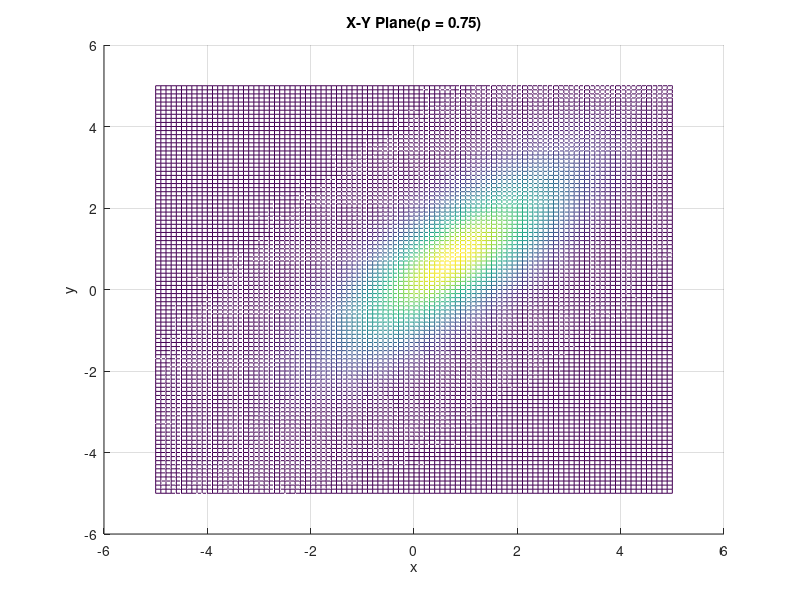
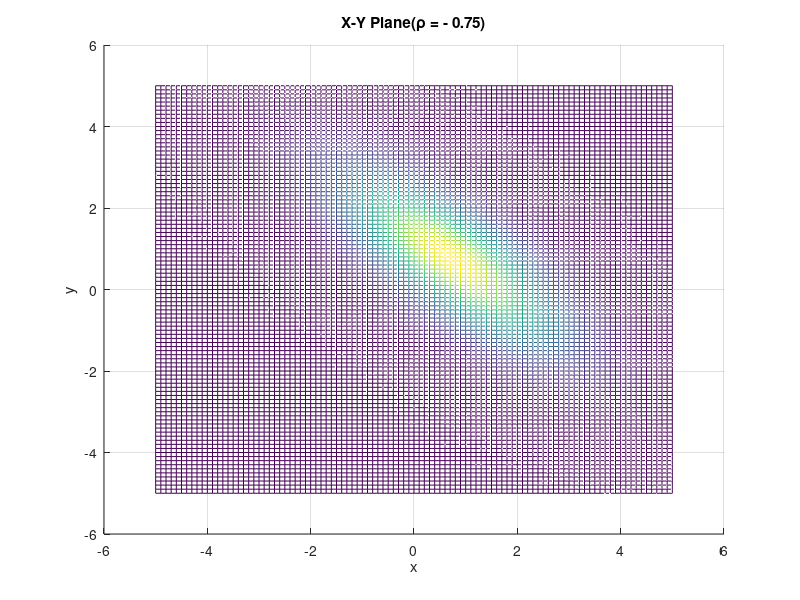

Write MATLAB code to recreate these figures, in order.
clc;
clear;
close all;
load Gaussian2D.mat;

[X,Y]=meshgrid(-5:0.1:5,-5:0.1:5);
m2=mean(s2,1);
cov2=cov(s2,1);
r2=cov2(1,2)/(cov2(1,1)^0.5*cov2(2,2)^0.5);
pdf=mvnpdf([X(:) Y(:)],m2,cov2);
pdf1=reshape(pdf,size(X));

figure(1);
mesh(X,Y,pdf1);
view(2);
xlabel('x');
ylabel('y');
title('X-Y Plane(\rho = 0.75)');

cov21=[cov2(1,1),-cov2(1,2);-cov2(2,1),cov2(2,2)];
pdf2=mvnpdf([X(:) Y(:)],m2,cov21);
pdf21=reshape(pdf2,size(X));
figure(2);
mesh(X,Y,pdf21);
view(2);
xlabel('x');
ylabel('y');
title('X-Y Plane(\rho = - 0.75)');
